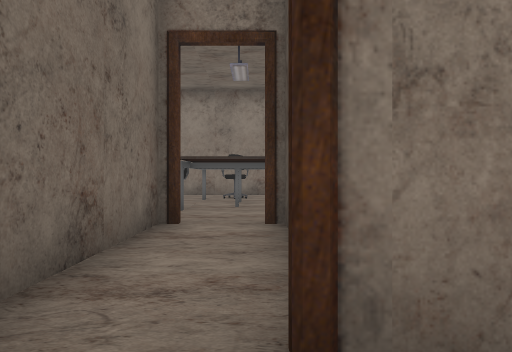
View 1 (above)

24 first-person views from a walk through a Unity game level. The camera is 1.4 m above the floor, looks level and sees 70° across. The floor is counted in squares, 2 m on a side. Each view is taken from the middle of a square. On the plan, view 1 faces up. The plan holds only what a view shows up to about 11 squares ahead; the rest is blank. The place goes on beyond the plan. The player is left out.

View 2
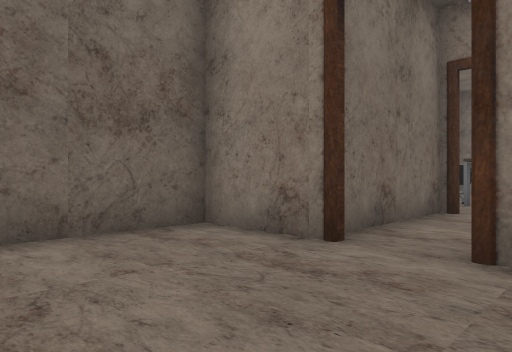

View 3
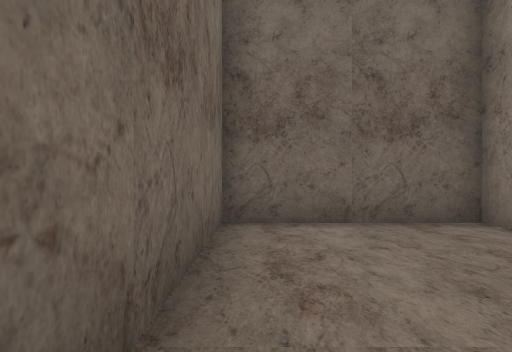

View 4
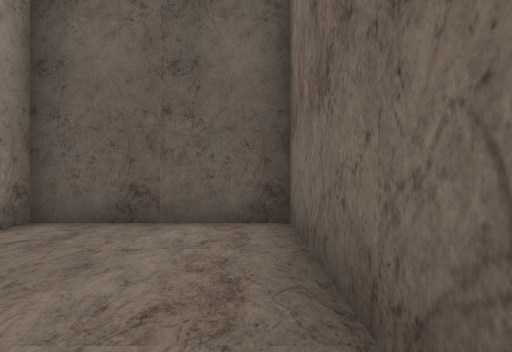

View 5
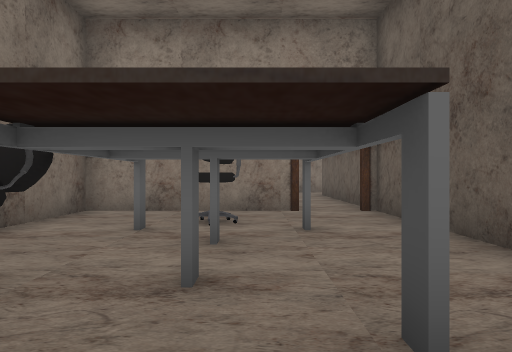

View 6
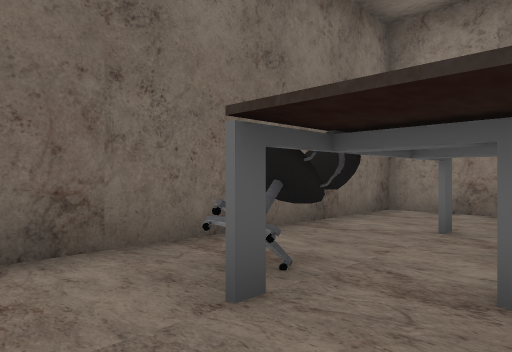

View 7
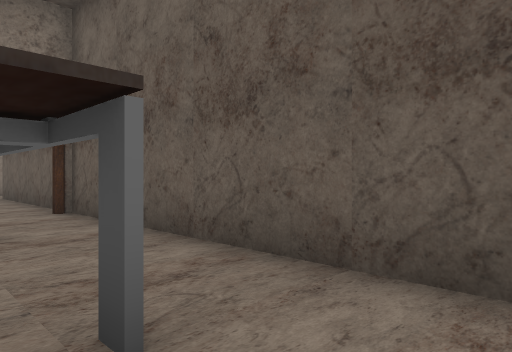

View 8
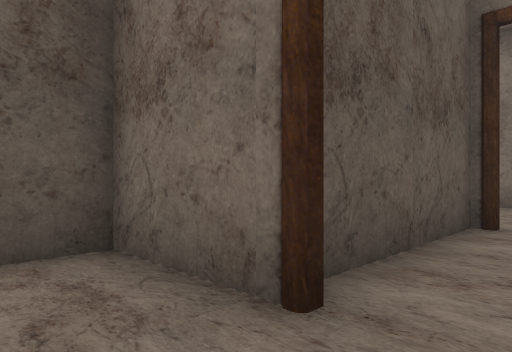

View 9
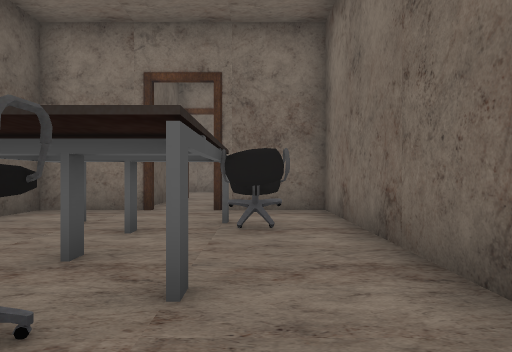

View 10
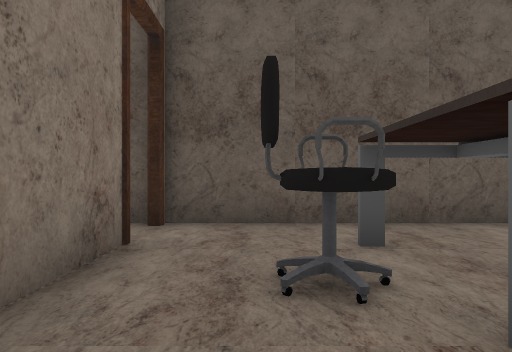

View 11
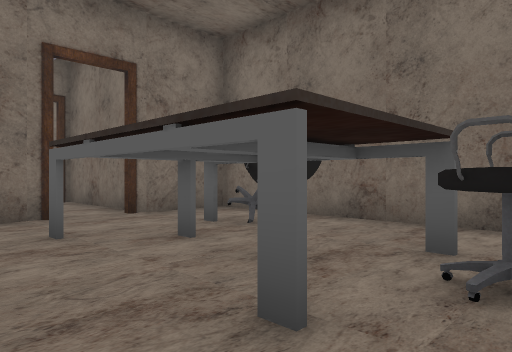

View 12
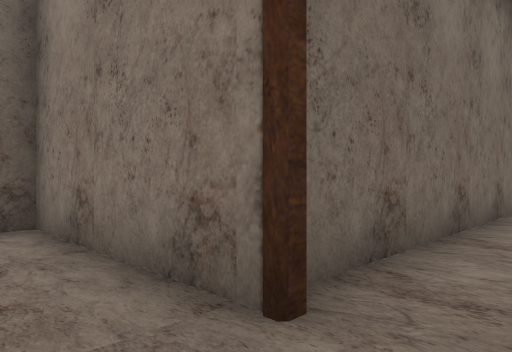

View 13
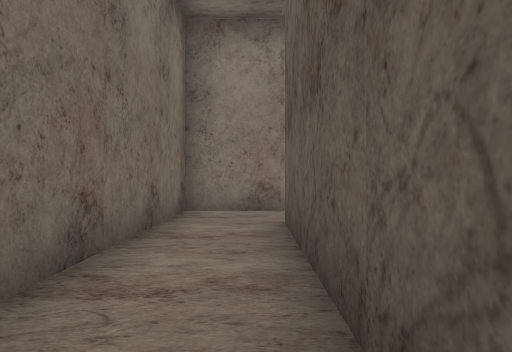

View 14
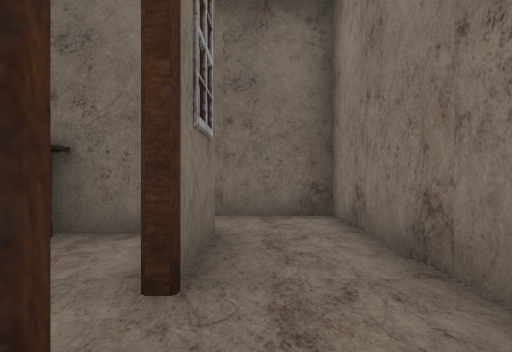

View 15
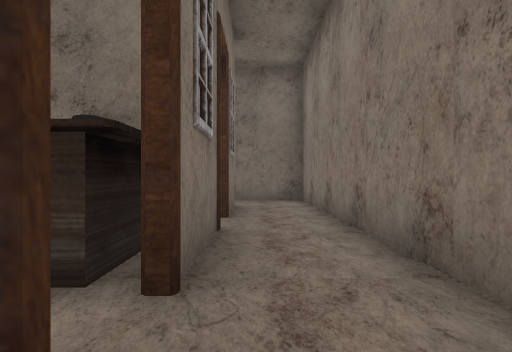

View 16
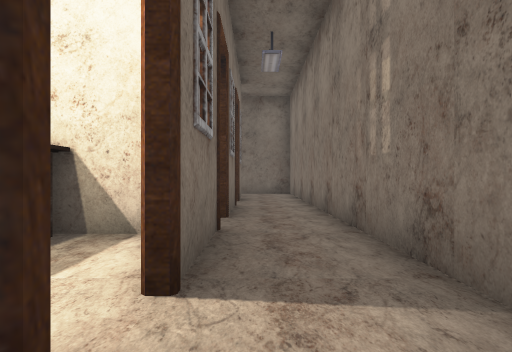

View 17
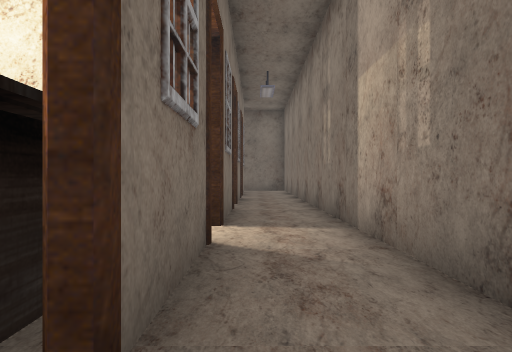

View 18
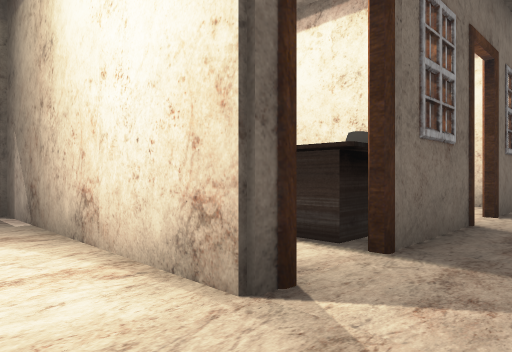

View 19
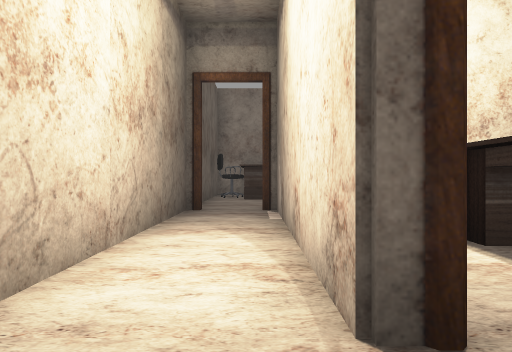

View 20
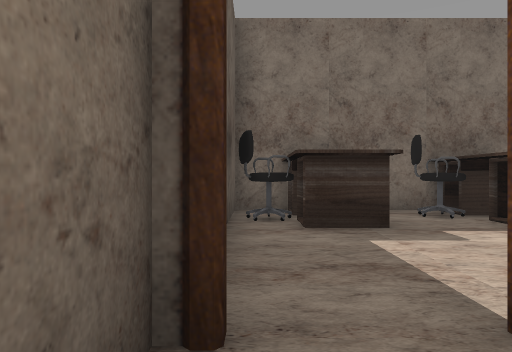

View 21
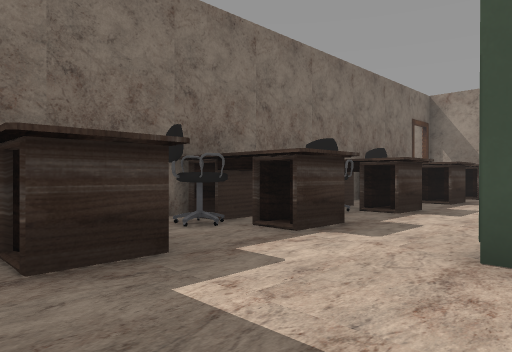

View 22
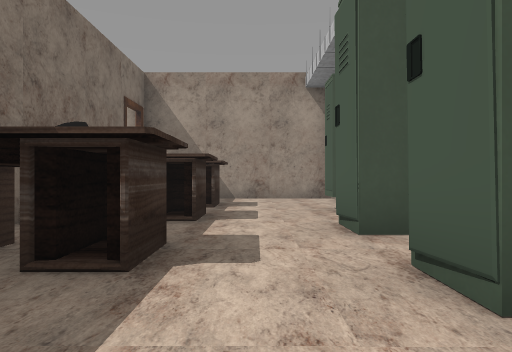

View 23
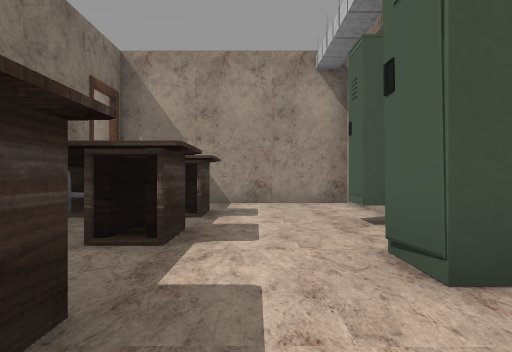

View 24
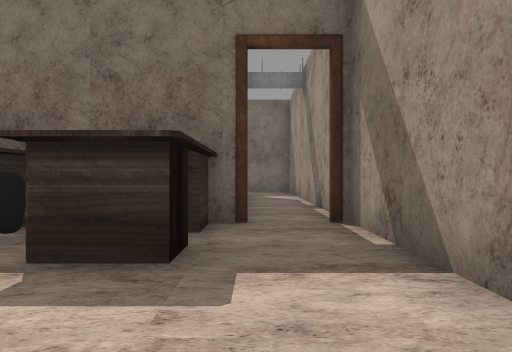

### Floor plan
Ten units are one square. View 1 is at (0, 0); x grows to the right and y downward. Boxes are objects, and circles mark ways between rooms. Rooms are numbered by the first view taken in them; rooms with no view inside come last. Other rooms are left out.
<svg viewBox="-39 -219 249 249">
<path fill="none" stroke="#000" d="M-11 -14 -34 -14 -34 25 24 25 24 -14 1 -14M-14 -54 -14 -15M1 -55 24 -55 24 -135M9 -134 -34 -134 -34 -55 -11 -55M4 -15 4 -52M24 -135 24 -155M26 -186 26 -175M6 -174 6 -139M61 -195 76 -195M24 -174 24 -195 49 -195M75 -214 6 -214 6 -174M101 -195 129 -195M134 -214 75 -214M141 -195 156 -195M181 -195 186 -195M161 -214 134 -214M101 -75 108 -75M161 -75 173 -75M61 -75 68 -75M193 -75 205 -75M46 -134 46 -75M204 -100 204 -114M46 -59 46 -21M204 -77 204 -85M204 -135 204 -190M186 -195 186 -135"/>
<rect x="-25" y="-95" width="10" height="20" fill="#bbb"><title>chair</title></rect>
<rect x="-15" y="-125" width="10" height="20" fill="#bbb"><title>chair</title></rect>
<rect x="-5" y="-115" width="20" height="20" fill="#bbb"><title>other object</title></rect>
<rect x="25" y="-185" width="30" height="20" fill="#bbb"><title>other object</title></rect>
<rect x="65" y="-185" width="10" height="10" fill="#bbb"><title>other object</title></rect>
<rect x="75" y="-195" width="20" height="30" fill="#bbb"><title>other object</title></rect>
<rect x="145" y="-185" width="10" height="10" fill="#bbb"><title>chair</title></rect>
<rect x="155" y="-195" width="20" height="30" fill="#bbb"><title>other object</title></rect>
<rect x="65" y="-105" width="10" height="30" fill="#bbb"><title>other object</title></rect>
<rect x="75" y="-95" width="20" height="20" fill="#bbb"><title>chair</title></rect>
<rect x="75" y="-135" width="10" height="10" fill="#bbb"><title>locker</title></rect>
<rect x="85" y="-85" width="20" height="10" fill="#bbb"><title>other object</title></rect>
<rect x="95" y="-95" width="20" height="10" fill="#bbb"><title>chair</title></rect>
<rect x="95" y="-105" width="10" height="10" fill="#bbb"><title>other object</title></rect>
<rect x="105" y="-135" width="10" height="10" fill="#bbb"><title>locker</title></rect>
<rect x="125" y="-85" width="10" height="10" fill="#bbb"><title>other object</title></rect>
<rect x="125" y="-95" width="20" height="10" fill="#bbb"><title>chair</title></rect>
<rect x="125" y="-105" width="10" height="10" fill="#bbb"><title>other object</title></rect>
<rect x="135" y="-135" width="10" height="10" fill="#bbb"><title>locker</title></rect>
<rect x="155" y="-85" width="10" height="10" fill="#bbb"><title>other object</title></rect>
<rect x="155" y="-95" width="20" height="10" fill="#bbb"><title>chair</title></rect>
<rect x="155" y="-105" width="10" height="10" fill="#bbb"><title>other object</title></rect>
<rect x="155" y="-135" width="10" height="10" fill="#bbb"><title>locker</title></rect>
<rect x="185" y="-85" width="10" height="10" fill="#bbb"><title>other object</title></rect>
<rect x="185" y="-95" width="20" height="10" fill="#bbb"><title>chair</title></rect>
<rect x="185" y="-105" width="10" height="10" fill="#bbb"><title>other object</title></rect>
<circle cx="-5" cy="-15" r="3" fill="#2a7"/>
<circle cx="15" cy="-145" r="3" fill="#2a7"/>
<circle cx="10" cy="-185" r="3" fill="#2a7"/>
<circle cx="50" cy="-190" r="3" fill="#2a7"/>
<circle cx="65" cy="-205" r="3" fill="#2a7"/>
<circle cx="145" cy="-205" r="3" fill="#2a7"/>
<circle cx="180" cy="-205" r="3" fill="#2a7"/>
<text x="0" y="10">1</text>
<text x="-10" y="-90">2</text>
<text x="30" y="-160">3</text>
<text x="40" y="-200">4</text>
<text x="100" y="-200">5</text>
<text x="160" y="-190">6</text>
<text x="120" y="-100">7</text>
</svg>
Room 1 opens to room 2. Room 2 opens to room 3. Room 3 opens to room 4. Room 4 opens to room 5. Room 5 opens to room 6. Room 6 opens to room 7.

Where each view was taken, in squares from view 1:
view 1: 0 up, 0 right, facing up
view 2: 2 down, 1 right, facing up-left
view 3: 2 down, 2 right, facing left
view 4: 2 down, 3 left, facing right
view 5: 6 up, 0 right, facing up
view 6: 6 up, 0 right, facing up-left
view 7: 6 up, 0 right, facing up-right
view 8: 7 up, 1 left, facing down-right
view 9: 13 up, 2 left, facing down
view 10: 12 up, 3 left, facing right
view 11: 12 up, 2 right, facing down-left
view 12: 12 up, 2 right, facing up-left
view 13: 14 up, 2 right, facing up
view 14: 20 up, 7 right, facing left
view 15: 20 up, 11 right, facing left
view 16: 20 up, 15 right, facing left
view 17: 20 up, 18 right, facing left
view 18: 21 up, 20 right, facing down-left
view 19: 21 up, 19 right, facing down
view 20: 15 up, 20 right, facing down
view 21: 13 up, 20 right, facing down-left
view 22: 11 up, 16 right, facing left
view 23: 11 up, 14 right, facing left
view 24: 13 up, 6 right, facing down
